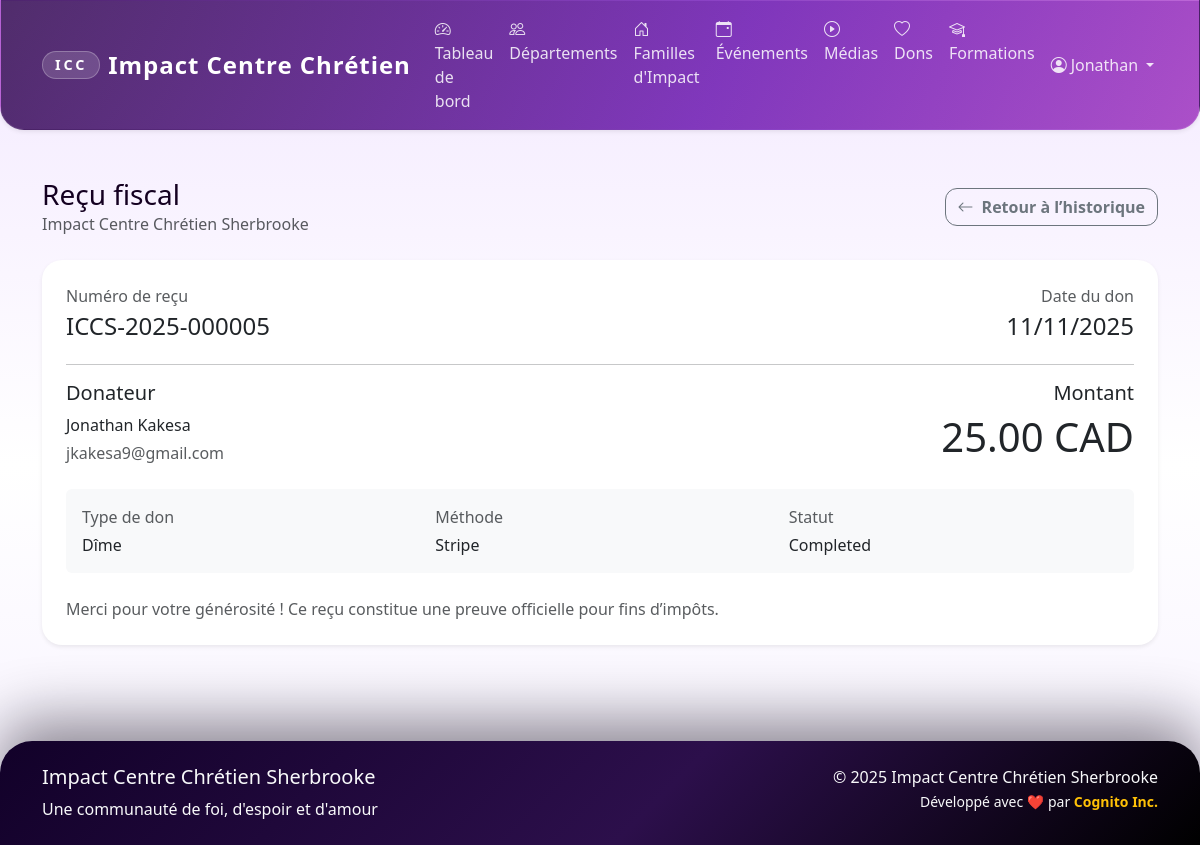
/donations/receipt/5 (signed in), run on the app's committed database.
### app/models/user.py (models this page shows, shortened)
class User(UserMixin, db.Model):
    __tablename__ = 'users'
    id = db.Column(db.Integer, primary_key=True)
    email = db.Column(db.String(120), unique=True, nullable=False, index=True)
    password_hash = db.Column(db.String(255), nullable=False)
    first_name = db.Column(db.String(50), nullable=False)
    last_name = db.Column(db.String(50), nullable=False)
    phone = db.Column(db.String(20))
    address = db.Column(db.Text)
    birth_date = db.Column(db.Date)
    gender = db.Column(db.String(10))  # 'M', 'F', 'Autre'
    marital_status = db.Column(db.String(20))  # 'Célibataire', 'Marié(e)', 'Divorcé(e)', 'Veuf/Veuve'
    membership_status = db.Column(db.String(20), default='Nouveau')  # 'Nouveau', 'En formation', 'Baptisé', 'Membre officiel'
    church_role = db.Column(db.String(100))  # 'Choriste', 'Intercesseur', etc.
    role = db.Column(db.String(20), default='Membre')  # 'Admin', 'Responsable Département', 'Responsable Famille', 'Membre'
    is_active = db.Column(db.Boolean, default=True)
    created_at = db.Column(db.DateTime, default=datetime.utcnow)
    updated_at = db.Column(db.DateTime, default=datetime.utcnow, onupdate=datetime.utcnow)
    department_memberships = db.relationship('DepartmentMember', back_populates='user', cascade='all, delete-orphan')
    family_memberships = db.relationship('FamilyMember', back_populates='user', cascade='all, delete-orphan')
    event_participations = db.relationship('EventParticipant', back_populates='user', cascade='all, delete-orphan')
    donations = db.relationship('Donation', back_populates='user', cascade='all, delete-orphan')
    @property
    def full_name(self):
        return f"{self.first_name} {self.last_name}"
    def is_admin(self):
        return self.role == 'Admin'

### app/models/donation.py (models this page shows, shortened)
class Donation(db.Model):
    __tablename__ = 'donations'
    id = db.Column(db.Integer, primary_key=True)
    user_id = db.Column(db.Integer, db.ForeignKey('users.id'), nullable=False)
    amount = db.Column(Numeric(10, 2), nullable=False)
    currency = db.Column(db.String(3), default='CAD')
    donation_type = db.Column(db.String(50), default='Dîme')  # 'Dîme', 'Offrande', 'Mission', 'Construction', 'Autre'
    purpose = db.Column(db.String(200))  # Description spécifique du don
    payment_method = db.Column(db.String(50))  # 'Stripe', 'PayPal', 'Cash', 'Check'
    payment_id = db.Column(db.String(100))  # ID de transaction externe
    payment_status = db.Column(db.String(20), default='Pending')  # 'Pending', 'Completed', 'Failed', 'Refunded'
    receipt_number = db.Column(db.String(50), unique=True)
    is_tax_deductible = db.Column(db.Boolean, default=True)
    receipt_sent = db.Column(db.Boolean, default=False)
    receipt_sent_at = db.Column(db.DateTime)
    donation_date = db.Column(db.DateTime, default=datetime.utcnow)
    processed_at = db.Column(db.DateTime)
    notes = db.Column(db.Text)
    is_anonymous = db.Column(db.Boolean, default=False)
    created_at = db.Column(db.DateTime, default=datetime.utcnow)
    updated_at = db.Column(db.DateTime, default=datetime.utcnow, onupdate=datetime.utcnow)
    user = db.relationship('User', back_populates='donations')
    @property
    def formatted_amount(self):
        return f"{self.amount:.2f} {self.currency}"

### app/routes/donations.py (the view)
@donations_bp.route('/receipt/<int:donation_id>')
@login_required
def receipt(donation_id):
    donation = Donation.query.filter_by(
        id=donation_id,
        user_id=current_user.id
    ).first_or_404()
    if donation.payment_status != 'Completed':
        flash('Le reçu n\'est disponible que pour les dons complétés.', 'error')
        return redirect(url_for('donations.history'))
    return render_template('donations/receipt.html', donation=donation)

### app/templates/donations/receipt.html (shortened to what this page needs)
{% extends "base.html" %}
{% block content %}
<div class="container py-4">
    <div class="d-flex justify-content-between align-items-center mb-4">
        <div>
            <h1 class="h3 mb-0">Reçu fiscal</h1>
            <p class="text-muted mb-0">Impact Centre Chrétien Sherbrooke</p>
        </div>
        <a href="{{ url_for('donations.history') }}" class="btn btn-outline-secondary">
            <i class="bi bi-arrow-left me-2"></i>Retour à l’historique
        </a>
    </div>
    <div class="card border-0 shadow-sm">
        <div class="card-body p-4">
            <div class="d-flex justify-content-between mb-4">
                <div>
                    <p class="text-muted mb-1">Numéro de reçu</p>
                    <h2 class="h4 mb-0">{{ donation.receipt_number }}</h2>
                </div>
                <div class="text-end">
                    <p class="text-muted mb-1">Date du don</p>
                    <h2 class="h4 mb-0">{{ donation.donation_date.strftime('%d/%m/%Y') if donation.donation_date else '-' }}</h2>
                </div>
            </div>
            <hr>
            <div class="row mb-4">
                <div class="col-md-6">
                    <h5>Donateur</h5>
                    <p class="mb-1">{{ donation.user.full_name }}</p>
                    <p class="text-muted mb-0">{{ donation.user.email }}</p>
                </div>
                <div class="col-md-6 text-md-end">
                    <h5>Montant</h5>
                    <p class="display-6 mb-0">{{ donation.formatted_amount }}</p>
                </div>
            </div>
            <div class="bg-light rounded p-3 mb-4">
                <div class="row">
                    <div class="col-md-4">
                        <p class="text-muted mb-1">Type de don</p>
                        <p class="mb-0">{{ donation.donation_type }}</p>
                    </div>
                    <div class="col-md-4">
                        <p class="text-muted mb-1">Méthode</p>
                        <p class="mb-0">{{ donation.payment_method or 'N/A' }}</p>
                    </div>
                    <div class="col-md-4">
                        <p class="text-muted mb-1">Statut</p>
                        <p class="mb-0">{{ donation.payment_status }}</p>
                    </div>
                </div>
            </div>
            <p class="text-muted mb-0">
                Merci pour votre générosité ! Ce reçu constitue une preuve officielle pour fins d’impôts.
            </p>
        </div>
    </div>
</div>
{% endblock %}

### app/templates/base.html (shortened to what this page needs)
<!DOCTYPE html>
<html lang="fr">
<head>
    <link href="https://cdn.jsdelivr.net/npm/bootstrap@5.3.2/dist/css/bootstrap.min.css" rel="stylesheet">
    <link href="https://cdn.jsdelivr.net/npm/bootstrap-icons@1.11.1/font/bootstrap-icons.css" rel="stylesheet">
    <link href="https://unpkg.com/aos@2.3.1/dist/aos.css" rel="stylesheet">
    <link href="{{ url_for('static', filename='css/style.css') }}" rel="stylesheet">
</head>
<body>
    <nav class="navbar navbar-expand-lg navbar-dark icc-navbar shadow-sm">
        <div class="container">
            <a class="navbar-brand fw-bold d-flex align-items-center" href="{{ url_for('main.index') }}">
                <span class="brand-mark me-2">ICC</span>
                Impact Centre Chrétien
            </a>
            <div class="collapse navbar-collapse" id="navbarNav">
                <ul class="navbar-nav me-auto">
                    {% if current_user.is_authenticated %}
                        <li class="nav-item">
                            <a class="nav-link" href="{{ url_for('main.dashboard') }}">
                                <i class="bi bi-speedometer2 me-1"></i>Tableau de bord
                            </a>
                        </li>
                        <li class="nav-item">
                            <a class="nav-link" href="{{ url_for('departments.list') }}">
                                <i class="bi bi-people me-1"></i>Départements
                            </a>
                        </li>
                        <li class="nav-item">
                            <a class="nav-link" href="{{ url_for('families.list') }}">
                                <i class="bi bi-house-door me-1"></i>Familles d'Impact
                            </a>
                        </li>
                        <li class="nav-item">
                            <a class="nav-link" href="{{ url_for('events.list') }}">
                                <i class="bi bi-calendar-event me-1"></i>Événements
                            </a>
                        </li>
                        <li class="nav-item">
                            <a class="nav-link" href="{{ url_for('media.list') }}">
                                <i class="bi bi-play-circle me-1"></i>Médias
                            </a>
                        </li>
                        <li class="nav-item">
                            <a class="nav-link" href="{{ url_for('donations.donate') }}">
                                <i class="bi bi-heart me-1"></i>Dons
                            </a>
                        </li>
                        <li class="nav-item">
                            <a class="nav-link" href="{{ url_for('formations.index') }}">
                                <i class="bi bi-mortarboard me-1"></i>Formations
                            </a>
                        </li>
                    {% endif %}
                </ul>
                <ul class="navbar-nav">
                    {% if current_user.is_authenticated %}
                        <li class="nav-item dropdown">
                            <a class="nav-link dropdown-toggle" href="#" role="button" data-bs-toggle="dropdown">
                                <i class="bi bi-person-circle me-1"></i>{{ current_user.first_name }}
                            </a>
                        </li>
                    {% endif %}
                </ul>
            </div>
        </div>
    </nav>
    <main class="container-fluid py-4">
        {% block content %}{% endblock %}
    </main>
    <footer class="icc-footer text-light py-4 mt-5">
        <div class="container">
            <div class="row">
                <div class="col-md-6">
                    <h5>Impact Centre Chrétien Sherbrooke</h5>
                    <p class="mb-0">Une communauté de foi, d'espoir et d'amour</p>
                </div>
                <div class="col-md-6 text-md-end">
                    <p class="mb-0">&copy; {{ current_year() }} Impact Centre Chrétien Sherbrooke</p>
                    <small class="text-light">Développé avec ❤️ par <a href="https://cognito-inc.ca" target="_blank" rel="noopener" class="text-decoration-none text-warning fw-bold">Cognito Inc.</a></small>
                </div>
            </div>
        </div>
    </footer>
</body>
</html>

### app/static/css/style.css (style rules this page uses)
:root { --primary-color: #4b0f6a; --secondary-color: #7c2cbd; --success-color: #00c2c7; --warning-color: #ffc857; --danger-color: #ff5f7e; --info-color: #8ad8ff; --light-color: #f7efff; --dark-color: #140021; --brand-gradient: linear-gradient(120deg, #320852, #7c2cbd 60%, #b454d2); --brand-gold: #ffc857; --brand-teal: #00c2c7; --brand-berry: #ff5f7e; --brand-midnight: #080010; --brand-soft: #f3e9ff; --glass-border: rgba(255, 255, 255, 0.35); --surface-shadow: 0 25px 60px rgba(26, 9, 45, 0.15); --bs-primary: var(--primary-color); --bs-secondary: var(--secondary-color); --bs-success: var(--success-color); --bs-info: var(--info-color); --bs-warning: var(--warning-color); --bs-danger: var(--danger-color); --bs-light: var(--light-color); --bs-dark: var(--dark-color); }
body { font-family: 'Segoe UI', Tahoma, Geneva, Verdana, sans-serif; background: linear-gradient(180deg, var(--brand-soft) 0%, #ffffff 55%, #f7f2ff 100%); color: var(--dark-color); min-height: 100vh; }
.icc-navbar { background: radial-gradient(circle at top left, rgba(255, 255, 255, 0.15), rgba(9, 2, 25, 0.05)) no-repeat, var(--brand-gradient); border: 1px solid rgba(255, 255, 255, 0.1); border-radius: 0 0 1.5rem 1.5rem; backdrop-filter: blur(6px); }
.icc-navbar .nav-link { font-weight: 500; color: rgba(255, 255, 255, 0.85); transition: color 0.2s ease; }
.navbar-brand { font-size: 1.5rem; letter-spacing: 0.04em; }
.brand-mark { display: inline-flex; align-items: center; justify-content: center; padding: 0.15rem 0.75rem; border-radius: 999px; background: rgba(255, 255, 255, 0.15); border: 1px solid rgba(255, 255, 255, 0.25); font-size: 0.9rem; letter-spacing: 0.2em; }
.btn { border-radius: 0.75rem; font-weight: 600; }
.card { border: 1px solid rgba(20, 0, 33, 0.06); border-radius: 1.25rem; box-shadow: 0 20px 50px rgba(15, 6, 26, 0.08); transition: transform 0.2s ease, box-shadow 0.2s ease; background-color: #fff; }
.icc-footer { background: linear-gradient(135deg, #120129, #2c0f4b 55%, #000); border-radius: 2rem 2rem 0 0; box-shadow: 0 -20px 60px rgba(8, 0, 16, 0.45); }

### data on the page
User: first_name "Jonathan", user.full_name "Jonathan Kakesa", user.email "jkakesa9@gmail.com"
Donation: receipt_number "ICCS-2025-000005", donation_date "11/11/2025", formatted_amount "25.00 CAD", donation_type "Dîme", payment_method "Stripe", payment_status "Completed"

### other printed values
{{ current_year() }} "2025"
